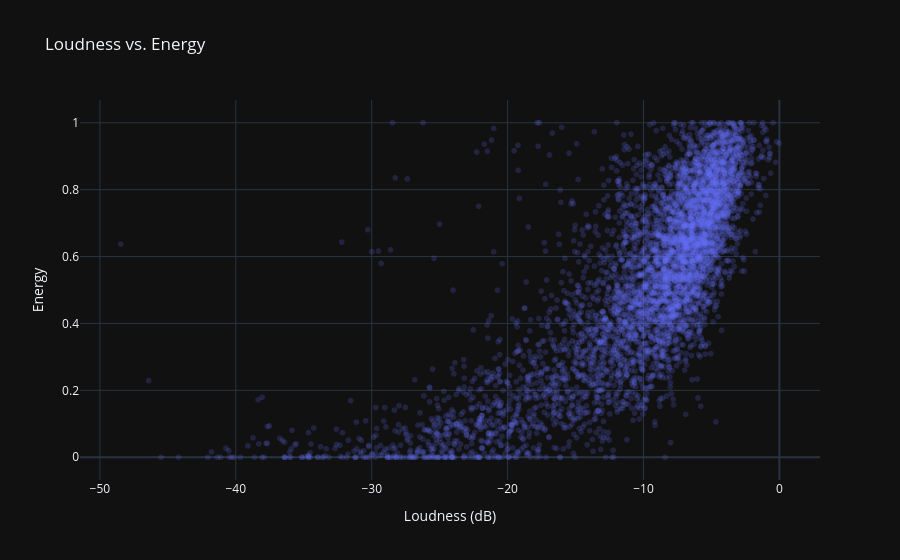

Notebook cell for this chart:
### Code cell
fig = px.scatter(
    df.sample(5000),
    x='loudness',
    y='energy',
    opacity=0.2,
    title='Loudness vs. Energy',
    labels={'loudness': 'Loudness (dB)', 'energy': 'Energy'},
    template='plotly_dark',
)

fig.show()

### Figure 1 — Plotly figure (JSON) as saved in the notebook; plotly's stock layout.template omitted (floating-point values rounded to 4 significant figures; data arrays with more than 128 entries replaced by an {"elided": "..."} marker saying what was removed)
{"data": [{"hovertemplate": "Loudness (dB)=%{x}<br>Energy=%{y}<extra></extra>", "legendgroup": "", "marker": {"color": "#636efa", "opacity": 0.2, "symbol": "circle"}, "mode": "markers", "name": "", "showlegend": false, "x": {"elided": "5000 float values"}, "xaxis": "x", "y": {"elided": "5000 float values"}, "yaxis": "y", "type": "scattergl"}], "layout": {"xaxis": {"anchor": "y", "domain": [0.0, 1.0], "title": {"text": "Loudness (dB)"}}, "yaxis": {"anchor": "x", "domain": [0.0, 1.0], "title": {"text": "Energy"}}, "legend": {"tracegroupgap": 0}, "title": {"text": "Loudness vs. Energy"}}}
